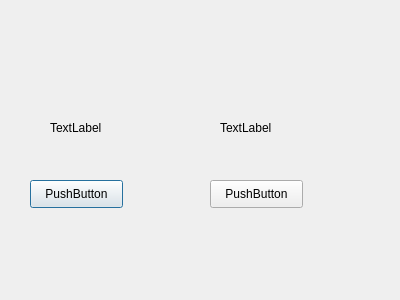
<?xml version="1.0" encoding="UTF-8"?>
<ui version="4.0">
 <class>detectiongaz</class>
 <widget class="QDialog" name="detectiongaz">
  <property name="geometry">
   <rect>
    <x>0</x>
    <y>0</y>
    <width>400</width>
    <height>300</height>
   </rect>
  </property>
  <property name="windowTitle">
   <string>Dialog</string>
  </property>
  <widget class="QPushButton" name="pushButton_3">
   <property name="geometry">
    <rect>
     <x>30</x>
     <y>180</y>
     <width>93</width>
     <height>28</height>
    </rect>
   </property>
   <property name="text">
    <string>PushButton</string>
   </property>
  </widget>
  <widget class="QPushButton" name="pushButton_2">
   <property name="geometry">
    <rect>
     <x>210</x>
     <y>180</y>
     <width>93</width>
     <height>28</height>
    </rect>
   </property>
   <property name="text">
    <string>PushButton</string>
   </property>
  </widget>
  <widget class="QLabel" name="label">
   <property name="geometry">
    <rect>
     <x>50</x>
     <y>120</y>
     <width>55</width>
     <height>16</height>
    </rect>
   </property>
   <property name="text">
    <string>TextLabel</string>
   </property>
  </widget>
  <widget class="QLabel" name="label_etat">
   <property name="geometry">
    <rect>
     <x>220</x>
     <y>120</y>
     <width>55</width>
     <height>16</height>
    </rect>
   </property>
   <property name="text">
    <string>TextLabel</string>
   </property>
  </widget>
 </widget>
 <resources/>
 <connections/>
</ui>
